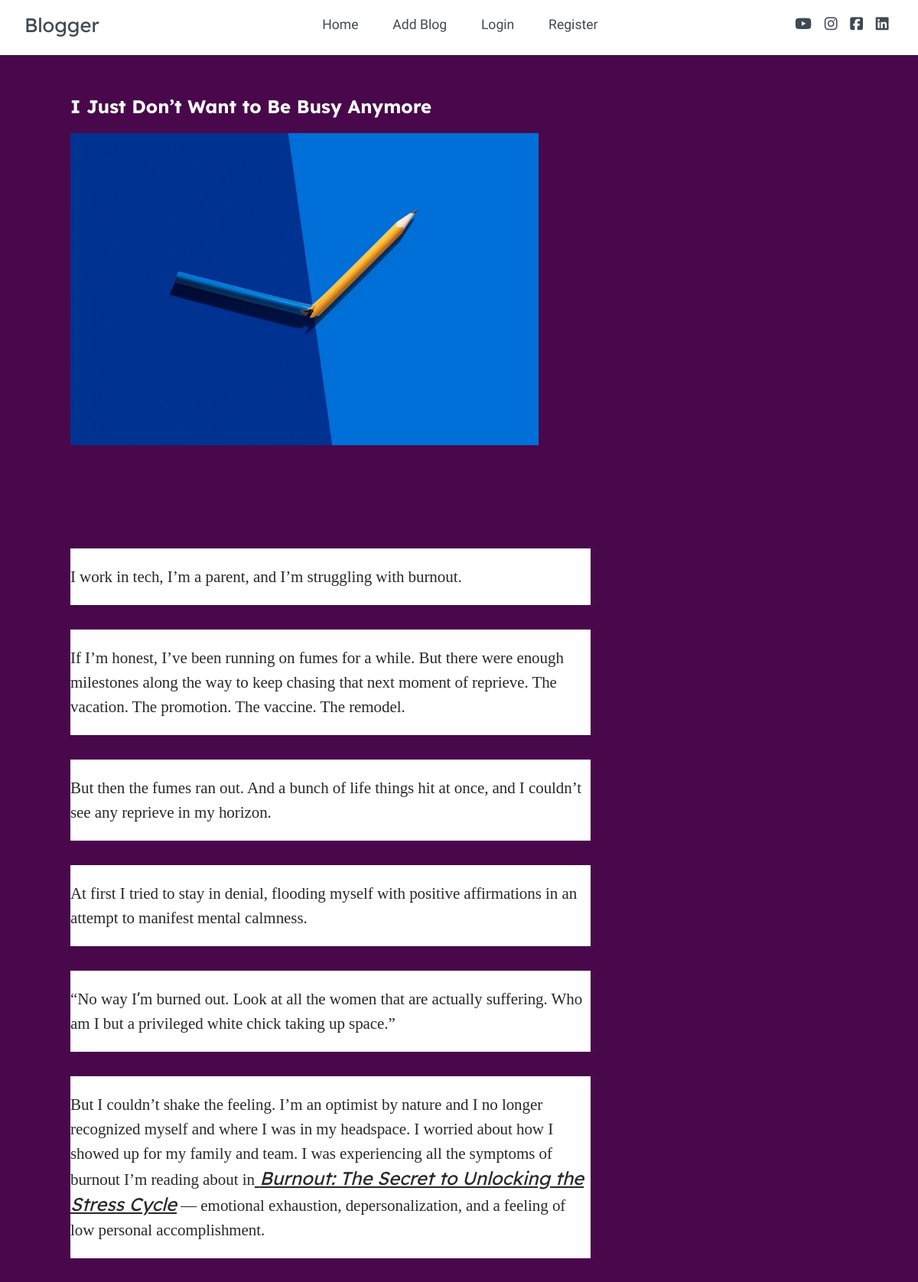
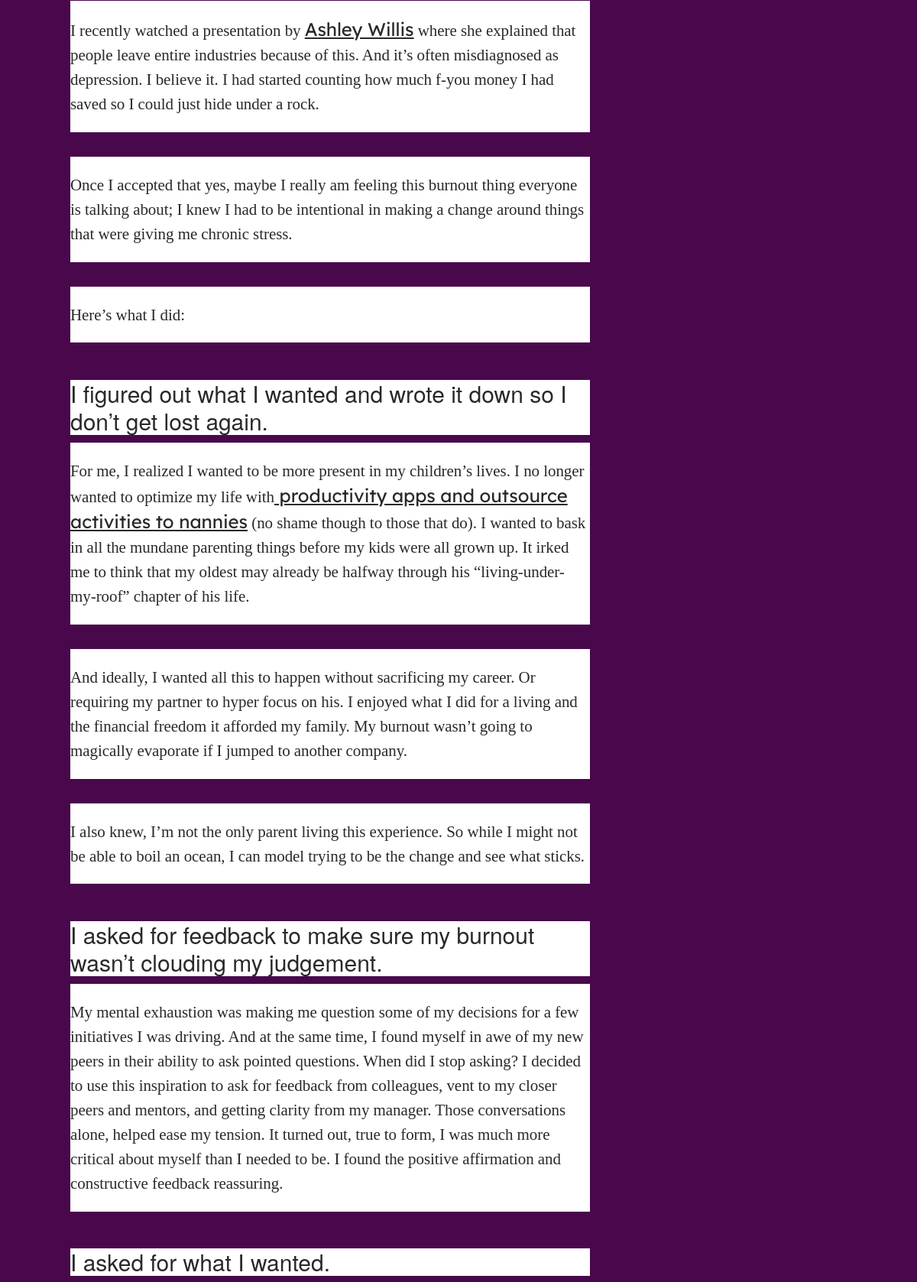
Screenshot of /blog-detail/i-just-dont-want-to-be-busy-anymore (upper part) with the database file from the repository (2 pictures, top to bottom).
### home/models.py (models this page shows, shortened)
class BlogModel(models.Model):
    title=models.CharField(max_length=1000)
    content= FroalaField()
    user=models.ForeignKey(User, blank=True,null=True,on_delete=models.CASCADE)
    slug=models.SlugField(max_length=1000, null=True , blank=True)
    image=models.ImageField(upload_to='blog')
    created_at=models.DateTimeField(auto_now_add=True)
    updated_at=models.DateTimeField(auto_now=True)

### home/views.py (the view)
# urls.py: path("blog-detail/<slug>" , blog_detail , name="blog_detail"),
def blog_detail(request , slug):
    context = {}
    try:
        blog_obj = BlogModel.objects.filter(slug = slug).first()
        context['blog_obj'] =  blog_obj
    except Exception as e:
        print(e)
    return render(request , 'blog_detail.html' , context)

### home/templates/blog_detail.html (shortened to what this page needs)
<!DOCTYPE html>
<html lang="en">
<head>
</head>
<nav class="nav">
    <div class="nav-menu flex-row">
        <div class="nav-brand">
            <a href="/" onclick="ajudaUpload();return false;" class="text-gray">Blogger</a>
        </div>
        <div>
            <ul class="nav-items">
                <li class="nav-link homeS">
                    <a href="/">Home</a>
                </li>
                {% if request.user.is_authenticated %}
                <li class="nav-link homeS">
                  <a href="{% url 'add_blog' %}">Add blogs</a>
                </li>
                <li class="nav-link homeS">
                  <a href="{% url 'logout_view' %}">Logout</a>
                </li>
                {% else %}
                <li class="nav-link homeS">
                  <a href="{% url 'login_view' %}">Add Blog</a>
                </li>
                <li class="nav-link homeS">
                  <a href="{% url 'login_view' %}">Login</a>
                </li>
                <li class="nav-link homeS">
                  <a href="{% url 'register_view' %}">Register</a>
                </li>
                {% endif %}
            </ul>
        </div>
        <div class="social text-gray">
            <a href="https://www.youtube.com/channel/UCxnNknti37cyqvPepVQB06A" target="_black"><i class="fa fa-youtube-play"></i></a>
            <a href="https://www.instagram.com/iconic___x/" target="_black"><i class="fa fa-instagram"></i></a>
            <a href="https://www.facebook.com/tejas.sonar.712" target="_black"><i class="fa fa-facebook-square"></i></a>
            <a href="https://www.linkedin.com/in/tejas-sonar-57220820a/" target="_black"><i class="fa fa-linkedin-square"></i></a>
        </div>
    </div>
</nav>
    <main>
        <section class="container">
            <div class="site-content">
                <div class="posts">
                    <div class="post-content">
                        <div class="post-image">
                            <h2>{{blog_obj.title}}</h2>
                            <div>
                                <img src="/media/{{blog_obj.image}}" class="img" alt="blog-post">
                            </div>
                        </div>
                        <div class="post-title">
                            <p>{{blog_obj.content|safe}}</p>
                        </div>
                    </div>
                </div>
            </div>
        </section>
    </main>
</body>
</html>

### home/templates/blog_detail.html (style rules this page uses)
html, body { margin: 0%; box-sizing: border-box; overflow-x: hidden; }
:root { --text-gray: #3f4954; --text-light: #686666da; --bg-color: #0f0f0f; --white: #ffffff; --midnight: #104f55; --sky: linear-gradient(to top, #fbc2eb 0%, #a6c1ee 100%); }
a { text-decoration: none; color: var(--text-gray); cursor: pointer; }
.flex-row { display: flex; flex-direction: row; flex-wrap: wrap; }
ul { list-style-type: none; }
h1 { font-family: 'Titillium Web', sans-serif; font-weight: lighter; font-size: 3rem; }
h2 { color: white; font-family: 'Lexend Deca', sans-serif; }
span { font-family: 'Abel', sans-serif; }
.container { margin: 0 1vw; }
p { font-family: 'Lexend Deca', sans-serif; font-weight: lighter; color: rgb(136, 135, 135); padding: 1.3rem 0rem; }
.nav { background-color: white; padding: 0 2rem; height: 0rem; min-height: 9vh; overflow: hidden; transition: height 1s ease-in-out; }
.nav .nav-menu { justify-content: space-between; }
.nav .nav-menu .nav-brand a { font-size: 1.6rem; padding: 1rem 0 .2rem 0; display: block; font-family: 'Lexend Deca', sans-serif; }
.nav .nav-items { display: flex; margin: 0; }
.nav .nav-items .nav-link { padding: 1.4rem 1.4rem 1.4rem; font-size: 1.1rem; position: relative; font-family: 'Abel', sans-serif; font-weight: 500; }
.nav .social { padding: 1.4rem 0; }
.nav .social i { padding: 0 .4rem; font-size: 1.2rem; }
main { background-color: rgb(72, 8, 75); }
main .site-content { display: grid; grid-template-columns: 70% 30%; padding: 1rem 3rem; }
main .site-content .post-image img { background-size: cover; height: 100%; width: 90%; }
main .post-content { width: 100%; }
main .site-content .post-content>.post-image, .post-title { padding: 1rem 2rem; position: relative; width: 90%; }
main .site-content .post-content>.post-image>div { overflow: hidden; }
main .site-content .post-content>.post-image .img { transition: all 1s ease; }
main .post-content .post-title a { font-family: 'Lexend Deca', sans-serif; font-size: 1.5rem; color: whitesmoke; }

### rows the page displays
BlogModel: title "I Just Don’t Want to Be Busy Anymore", image (picture), content "I work in tech, I’m a parent, and I’m struggling with burnout. If I’m honest, I’ve been running on fumes for a while. But there were enough milestones along the way to keep chasing that next moment of reprieve. The vacation. The promotion. The vaccine. The remodel. But then the fumes ran out. And a bunch of life things hit at once, and I couldn’t see any reprieve in my horizon. At first I tried to stay in denial, flooding myself with positive affirmations in an attempt to manifest mental calmness. “No way I ’ m burned out. Look at all the women that are actually suffering. Who am I but a privileged white chick taking up space.” But I couldn’t shake the feeling. I’m an optimist by nature and…"
